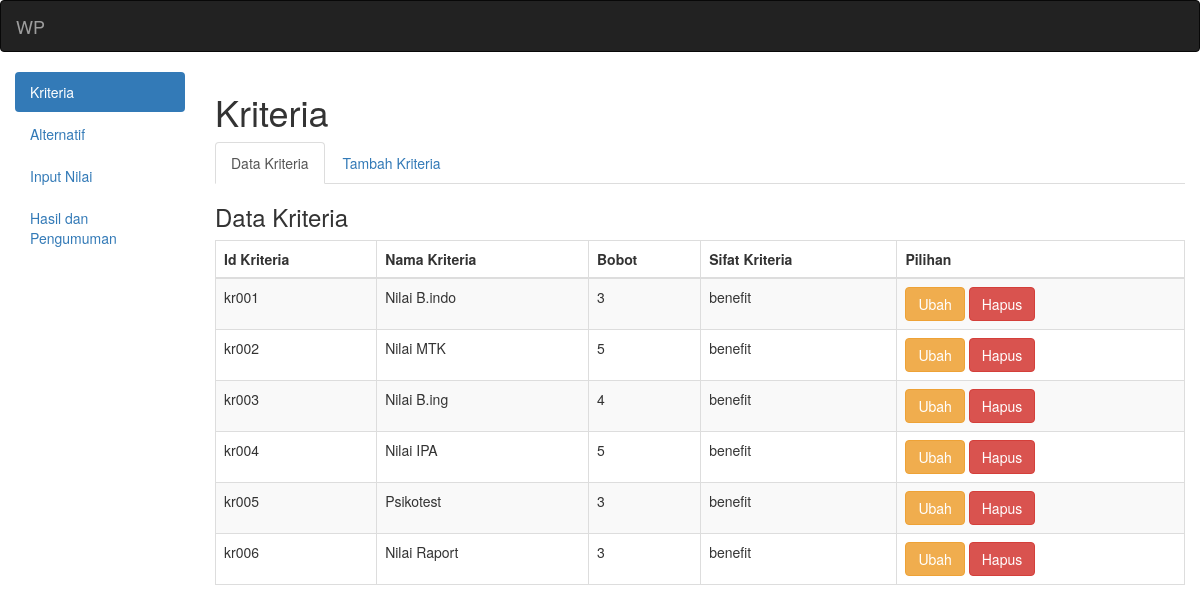
Page /?a=kriteria&k=kriteria on the committed database.
### tables this page shows
CREATE TABLE `kriteria` (
  `id_kriteria` varchar(5) NOT NULL,
  `nama_kriteria` varchar(45) NOT NULL,
  `bobot` double NOT NULL,
  `sifat` varchar(15) NOT NULL
);

### datakriteria.php (the view)
<div class="box-header">
    <h3 class="box-title">Data Kriteria</h3>
</div>
<div class="table-responsive">
<table class="table table-bordered table-striped">
<thead>
<tr>
<th>Id Kriteria</th>
<th>Nama Kriteria</th>
<th>Bobot</th>
<th>Sifat Kriteria</th>
<th>Pilihan</th>
</tr>
</thead>
<tbody>
<?php
include ("konfig/koneksi.php");
$s=mysqli_query($koneksi, "select * from kriteria order by id_kriteria ASC");
while($d=mysqli_fetch_assoc($s)){
?>
<tr>
<td><?php echo $d['id_kriteria']; ?></td>
<td><?php echo $d['nama_kriteria']; ?></td>
<td><?php echo $d['bobot']; ?></td>
<td><?php echo $d['sifat']; ?></td>
<td>
<a href="?a=kriteria&k=ubahk&id=<?php echo $d['id_kriteria']; ?>" class="btn btn-warning">Ubah</a>
<a href="hapus.php?id=<?php echo $d['id_kriteria']; ?>" class="btn btn-danger">Hapus</a>
</td>
</tr>
<?php
}
?>
</tbody>
</table>
</div>

### index.php (shortened to what this page needs)
<!DOCTYPE html>
<html lang="en">
<head>
  <link rel="stylesheet" href="css/bootstrap.min.css">
</head>
<body>
<nav class="navbar navbar-inverse">
  <div class="container-fluid">
    <div class="navbar-header">
      <a class="navbar-brand" href="#">WP</a>
    </div>
  </div>
</nav>
 <?php
if(@$_GET['a']=='kriteria'){
	$active1='class="active"';
	$active2='';
	$active3='';
	$active4='';
}else if(@$_GET['a']=='alternatif'){
	$active1='';
	$active2='class="active"';
	$active3='';
	$active4='';
}else if(@$_GET['a']=='nilai'){
	$active1='';
	$active2='';
	$active3='class="active"';
	$active4='';
}else if(@$_GET['a']=='perhitungan'){
	$active1='';
	$active2='';
	$active3='';
	$active4='class="active"';
}else{
	$active1='';
	$active2='';
	$active3='';
	$active4='';
}
?>
<div class="col-sm-2">
<ul class="nav nav-pills nav-stacked">
  <li <?php echo $active1 ?>><a href="?a=kriteria&k=kriteria" >Kriteria</a></li>
  <li <?php echo $active2 ?>><a href="?a=alternatif&k=alternatif" >Alternatif</a></li>
  <li <?php echo $active3 ?>><a href="?a=nilai" >Input Nilai</a></li>
  <li  <?php echo $active4 ?>><a href="?a=perhitungan&k=nilai">Hasil dan Pengumuman</a></li>
</ul>
</div>
  <div class="col-sm-10">
 <?php
 if(@$_GET['a']=='kriteria'){
	include ("kriteria.php");
 }else if(@$_GET['a']=='alternatif'){
	include ("alternatif.php");
 }else if(@$_GET['a']=='nilai'){
	include ("nilaimatrik.php");
 }else if(@$_GET['a']=='perhitungan'){
	include ("perhitungan.php");
 }
 ?>
</div>
</body>
</html>

### kriteria.php
<h1>Kriteria</h1>
<ul class="nav nav-tabs">
  <?php
  if($_GET['k']=='kriteria'){
	$act1='class="active"';
	$act2='';
  }else if($_GET['k']=='tambah'){
	$act1='';
	$act2='class="active"';
  }else{
	$act1='';
	$act2='';
  }
  ?>
  <li <?php echo $act1; ?> ><a href="index.php?a=kriteria&k=kriteria">Data Kriteria</a></li>
  <li <?php echo $act2; ?>><a href="index.php?a=kriteria&k=tambah">Tambah Kriteria</a></li>
</ul>
<?php
if(@$_GET['a']=='kriteria' and @$_GET['k']=='kriteria'){
	include ("datakriteria.php");
 }else if(@$_GET['k']=='tambah'){
	include ("tambahkriteria.php");
 }else if(@$_GET['k']=='ubahk'){
	include ("ubahkriteria.php");
 }
 ?>

### rows in the picture
kriteria: id_kriteria "kr001", nama_kriteria "Nilai B.indo", bobot "3", sifat "benefit"
kriteria: id_kriteria "kr002", nama_kriteria "Nilai MTK", bobot "5", sifat "benefit"
kriteria: id_kriteria "kr003", nama_kriteria "Nilai B.ing", bobot "4", sifat "benefit"
kriteria: id_kriteria "kr004", nama_kriteria "Nilai IPA", bobot "5", sifat "benefit"
kriteria: id_kriteria "kr005", nama_kriteria "Psikotest", bobot "3", sifat "benefit"
kriteria: id_kriteria "kr006", nama_kriteria "Nilai Raport", bobot "3", sifat "benefit"
